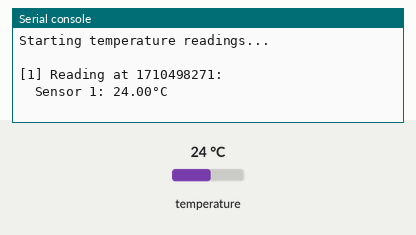
Bench run of a program on a simulated Raspberry Pi Pico running MicroPython. Parts: the last lines printed to the serial console. The inputs (shaded band) are chosen by the test bench; at power-on: temperature 24 °C. The clock reads 2024-03-15 10:24:30 at power-on unless the program sets it.

Above: at 2.2 s.
2.3 s: temperature set to 12 °C
At 4.4 s:
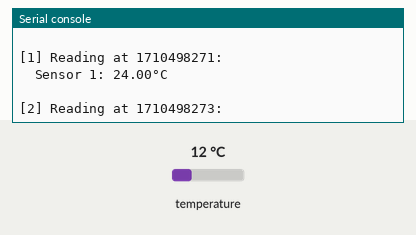
5.9 s: temperature set to 19 °C
At 8.3 s:
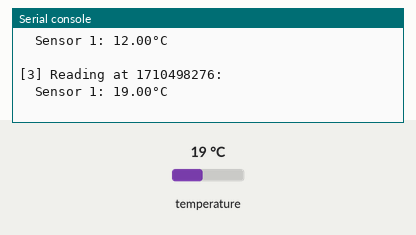
Timing chart, 0 to 9.8 s (numbered marks = the images above; inputs shaded):
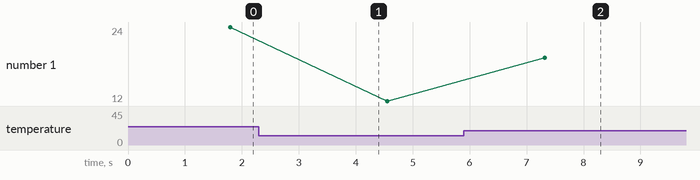

The program:

onewire_ds18_master.py
```python
"""
DS18B20 Temperature Sensor Reader

MicroPython example for Raspberry Pi Pico that reads temperature
from a DS18B20 sensor connected to GPIO16.

Hardware Setup:
- GPIO16: 1-Wire data line
- Pull-up resistor: 4.7kΩ to 3.3V
- DS18B20 sensor with:
  - DQ pin (data) → GPIO16
  - GND → GND
  - VDD (optional for parasitic power) → 3.3V

Wiring:
  Pico 3.3V ----[4.7k]---- GPIO16
                             |
                          DS18B20
                          (DQ pin)
                             |
                           GND
"""

import time

import ds18x20
import machine
import onewire

# Configuration
ONEWIRE_PIN = "GPIO16"
READING_INTERVAL = 2  # Seconds between readings


def setup_onewire():
    """Initialize the 1-Wire bus"""
    pin = machine.Pin(ONEWIRE_PIN)
    ow = onewire.OneWire(pin)
    ds = ds18x20.DS18X20(ow)
    return ow, ds


def scan_sensors(ds):
    """Scan for DS18B20 sensors on the bus"""
    roms = ds.scan()
    if not roms:
        print("No DS18B20 sensors found!")
        return None

    print(f"Found {len(roms)} sensor(s):")
    for i, rom in enumerate(roms, 1):
        rom_hex = rom.hex() if hasattr(rom, "hex") else "".join(f"{b:02X}" for b in rom)
        print(f"  Sensor {i}: {rom_hex}")

    return roms


def read_temperatures(ds, roms):
    """Read temperature from all sensors"""
    if not roms:
        return

    # Trigger conversion on all sensors
    ds.convert_temp()

    # Wait for conversion to complete (750ms for 12-bit resolution)
    time.sleep_ms(750)

    # Read temperature from each sensor
    for i, rom in enumerate(roms, 1):
        temp = ds.read_temp(rom)
        print(f"  Sensor {i}: {temp:.2f}°C")


def main():
    """Main loop - continuously read and display temperatures"""
    print("=" * 50)
    print("DS18B20 Temperature Reader")
    print("=" * 50)
    print(f"GPIO{ONEWIRE_PIN}: 1-Wire Bus")
    print(f"Reading interval: {READING_INTERVAL}s")
    print()

    try:
        # Setup 1-Wire bus
        ow, ds = setup_onewire()

        # Scan for sensors
        if True:
            roms = scan_sensors(ds)
            print(f"{roms=}")
            time.sleep_ms(1000)

        if not roms:
            print("Cannot proceed without sensors. Exiting.")
            return

        print("\nStarting temperature readings...\n")

        # Main loop
        count = 0
        while True:
            count += 1
            timestamp = time.time()

            print(f"[{count}] Reading at {timestamp}:")
            read_temperatures(ds, roms)
            print()

            # Wait for next reading
            time.sleep(READING_INTERVAL)

    except KeyboardInterrupt:
        print("\nShutdown requested by user")
    except Exception as e:
        print(f"Error: {e}")
        import traceback

        traceback.print_exc()


if __name__ == "__main__":
    main()
```

Measured:
- after the input at 5.9 s, the serial console: prints a new line after 1.4 s (image 2)
- plotted number 1: 24 → 12 after the input at 2.3 s, 12 → 19 after the input at 5.9 s
